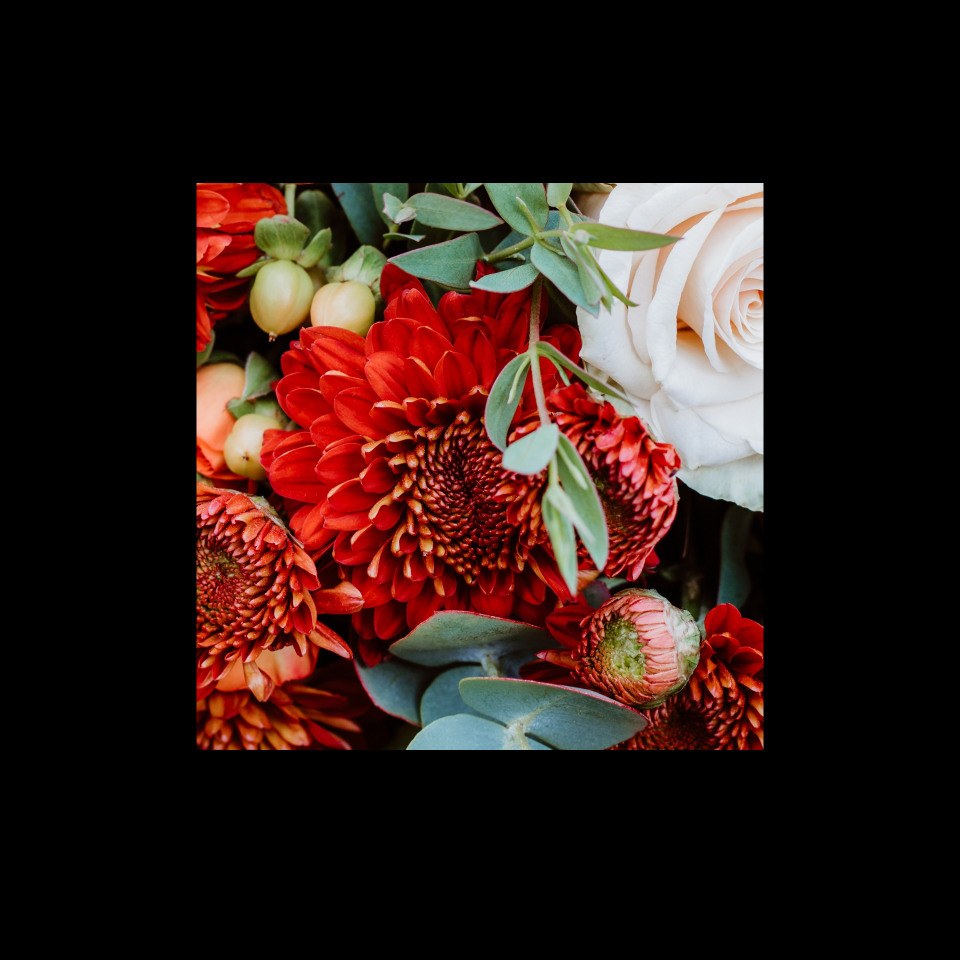
#> input picture Wirtingers_Holography/flowers_tf.png, 1920 x 1920 px (shown at 1/2 size)
$ python FFT_GS_rescale_nc_SNR.py
#> lines starting #> are read from the running program, lines starting #| are printed output that depends on the picture
# -*- coding: utf-8 -*-
"""
Created on Sun Oct 27 10:45:57 2024

@author: gaosh
"""
from PIL import Image
import numpy as np
import matplotlib.pyplot as plt
from scipy.fft import fft2, fftshift,ifft2,ifftshift
import os
import cv2
import time


start_t=time.time()

os.chdir("C:/Users/Laboratorio/MakeHologram/Wirtingers_Holography")
filename="flowers_tf" #flowers_tf  RGB 3circles_exp
im=plt.imread(f"{filename}.png")
#> im is the input picture: shape (1920, 1920, 3) float32; mean R, G, B 0.185, 0.108, 0.0907

height=im.shape[0]
width=im.shape[1]

# Define wavelengths (in meters, for rescale)
lambda_r = 0.662e-6  # Red wavelength
lambda_g = 0.518e-6  # Green wavelength (reference)
lambda_b = 0.449e-6    # Blue wavelength
# Calculate scaling factors with respect to green
scale_r =  lambda_r/lambda_g
scale_b =  lambda_b/lambda_g

h_r, w_r = int(height * scale_r), int(width * scale_r)
h_b, w_b = int(height * scale_b), int(width * scale_b)
print(h_r,int(h_r), w_r,int(w_r))
#| 2453 2453 2453 2453
print(h_b,int(h_b), w_b,int(w_b))
#| 1664 1664 1664 1664

x_offset_r = (int(w_r)-width) // 2
y_offset_r = (int(h_r)-height) // 2
print(x_offset_r,y_offset_r)
#| 266 266
x_offset_b = (width - int(w_b)) // 2
y_offset_b = (height - int(h_b)) // 2
print(x_offset_b,y_offset_b)
#| 128 128
# Step 1: Pad the red channel to the scaled size
padded_red = np.zeros((h_r, w_r))
padded_red[y_offset_r:y_offset_r + height, x_offset_r:x_offset_r + width] = im[:, :, 0]

# Step 2: Crop the blue channel to the scaled size
cropped_blue=np.zeros((h_b, w_b))
cropped_blue = im[:, :, 2][y_offset_b:y_offset_b + h_b, x_offset_b:x_offset_b + w_b]
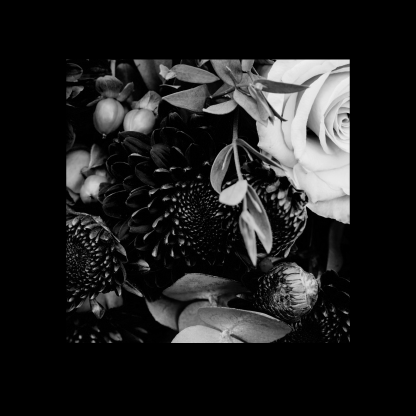
#> cropped_blue: shape (1664, 1664) float32 (shown at 1/4 size); min 0, max 0.945, mean 0.121
t=1
padded_B = np.zeros((int(t*h_r), int(t*w_r)))
padded_B[y_offset_r:y_offset_r + height, x_offset_r:x_offset_r + width] = im[:, :, 2]
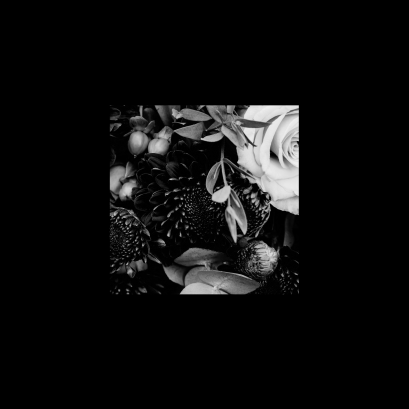
#> padded_B: shape (2453, 2453) float64 (shown at 1/6 size); min 0, max 0.945, mean 0.0556
# Step 3: Resize both channels back to the original dimensions
scaled_red = cv2.resize(padded_red, (width, height), interpolation=cv2.INTER_LINEAR)
scaled_blue = cv2.resize(cropped_blue, (width, height), interpolation=cv2.INTER_LINEAR)

im_manipulated=np.zeros((height,width,3))
im_manipulated[:,:,0]=scaled_red
im_manipulated[:,:,1]=im[:,:,1]
im_manipulated[:,:,2]=scaled_blue#scaled_blue
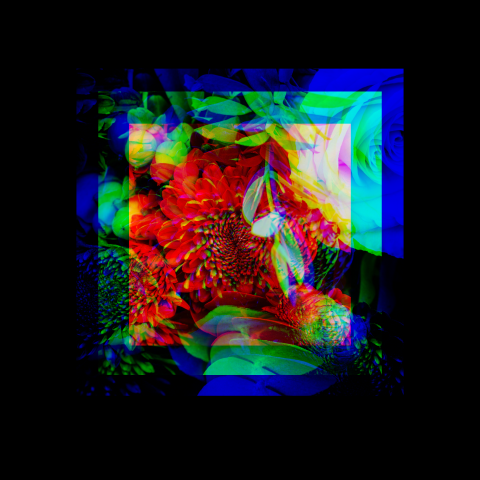
#> im_manipulated: shape (1920, 1920, 3) float64 (shown at 1/4 size); mean of channels 0, 1, 2 0.113, 0.109, 0.121; drawn as R, G, B
# [6 lines of commented-out code are left out]
l=600
c_w,c_h=width//2,height//2
factor=1
#R
im_shift_r=fftshift(scaled_red)
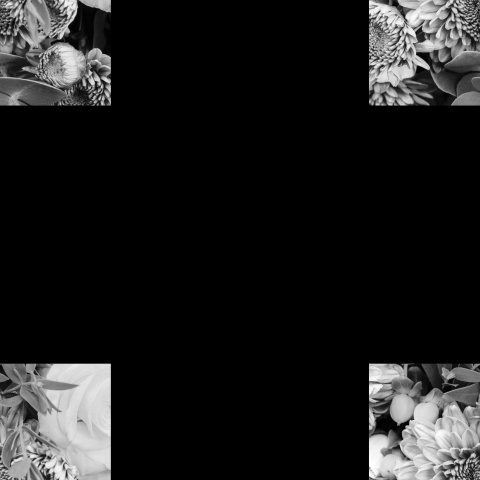
#> im_shift_r: shape (1920, 1920) float64 (shown at 1/4 size); min 0, max 1, mean 0.113
#G
im_shift_g=fftshift(im[:,:,1])
#B
im_shift_b=fftshift(scaled_blue)
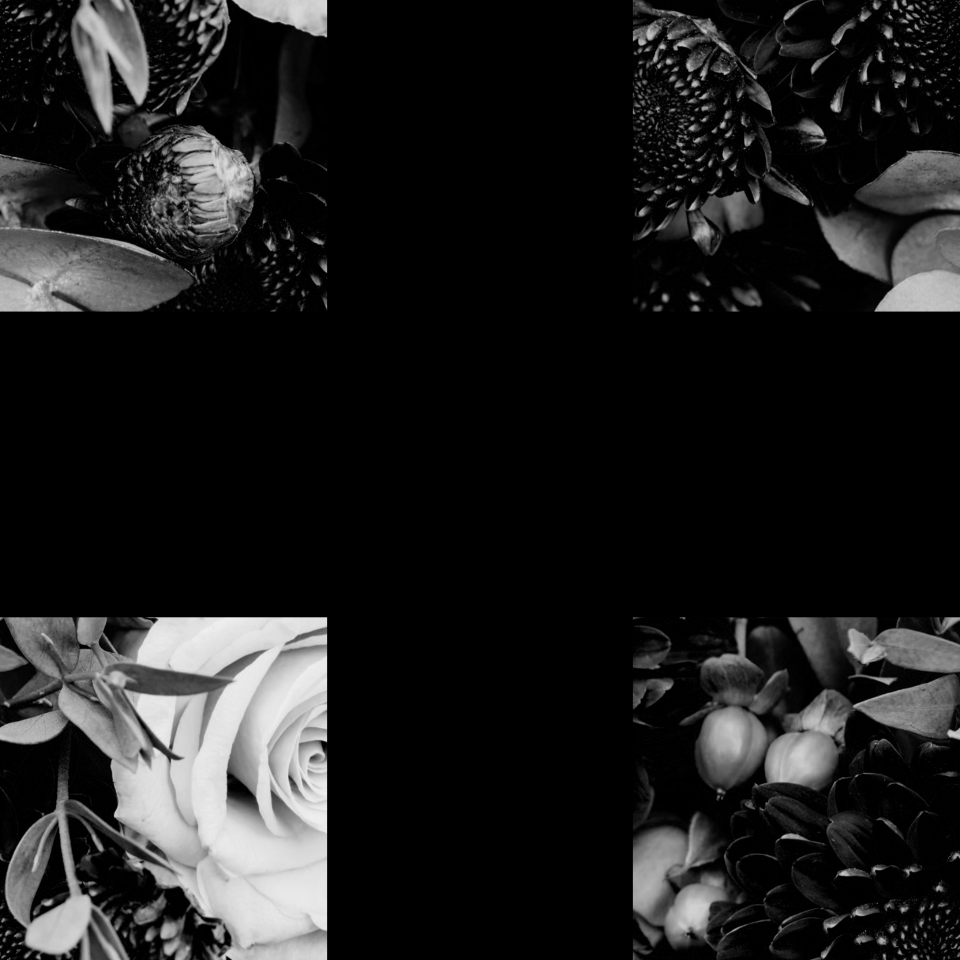
#> im_shift_b: shape (1920, 1920) float32 (shown at 1/2 size); min 0, max 0.943, mean 0.121

# random
rand=np.random.uniform(0, 1, (height, width))
rand_2pi=np.pi*rand
rand_ma=np.max(rand_2pi)
rand_mi=np.min(rand_2pi)
exp_rand=np.exp(1j*rand_2pi)
#R
im_r_rand=exp_rand*np.sqrt(im_shift_r)

im_g_rand=exp_rand*np.sqrt(im_shift_g)

im_b_rand=exp_rand*np.sqrt(im_shift_b)

current_field_r = fftshift(fft2(im_r_rand ))
current_field_g =fftshift(fft2(im_g_rand))
current_field_b =fftshift(fft2(im_b_rand))
iterations=1
for i in range(iterations):

    # Inverse Fourier Transform to initial plane
    current_field_r_i = ifft2(ifftshift(np.exp(1j * np.angle(current_field_r))))
    current_field_g_i = ifft2(ifftshift(np.exp(1j * np.angle(current_field_g))))
    current_field_b_i = ifft2(ifftshift(np.exp(1j * np.angle(current_field_b))))

    current_field_r_i_t =np.sqrt(abs(current_field_r_i)**2/np.max(abs(current_field_r_i)**2)) *np.exp(1j * np.angle(current_field_r_i))
    current_field_g_i_t = np.sqrt(abs(current_field_g_i)**2/np.max(abs(current_field_g_i)**2)) *np.exp(1j * np.angle(current_field_g_i))
    current_field_b_i_t =np.sqrt(abs(current_field_b_i)**2/np.max(abs(current_field_b_i)**2)) *np.exp(1j * np.angle(current_field_b_i))

    current_field_r_n =np.sqrt(im_shift_r)*np.exp(1j * np.angle(current_field_r_i))#*exp_rand
    current_field_g_n =np.sqrt(im_shift_g)*np.exp(1j * np.angle(current_field_g_i))#*exp_rand
    current_field_b_n =np.sqrt(im_shift_b)*np.exp(1j * np.angle(current_field_b_i))#*exp_rand

#> (the run stopped early here; a loop or call above may not have finished)
